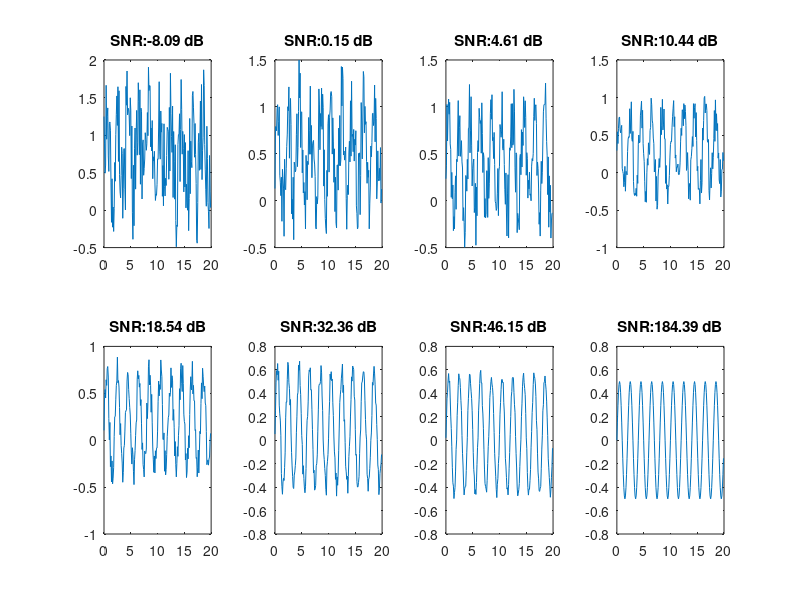

Write MATLAB code to recreate this figure.
clear
clf
n = rand(1,200);
t = [0:0.1:19.9];
s = 0.5*sin(2*pi.*t/2);
sn = n+s;
figure(1),plot(sn)
an = max(n)-min(n) %amplitude of noise
sn = max(s)-min(s) %signal of noise
snr = 20*log(sn/an)
sc = [1.5 1 0.8 0.6 0.4 0.2 0.1 0.0001] %scale vector 8 cases
snr = zeros(1,8);

for i = 1:8
n = sc(i)*rand(1,200);
sn = n+s;
an = max(n)-min(n)
sn2 = max(s)-min(s)
snr(i) = 20*log(sn2/an)
b00 = sprintf("SNR:%3.2f dB",snr(i));
figure(1),subplot(2,4,i),plot(t,sn),title(b00)
end

snr 

ss = 1;
nn = [1 0.1 0.01 0.001]
for i =1:4
snr2(i) = 20*log(ss/nn(i))
end